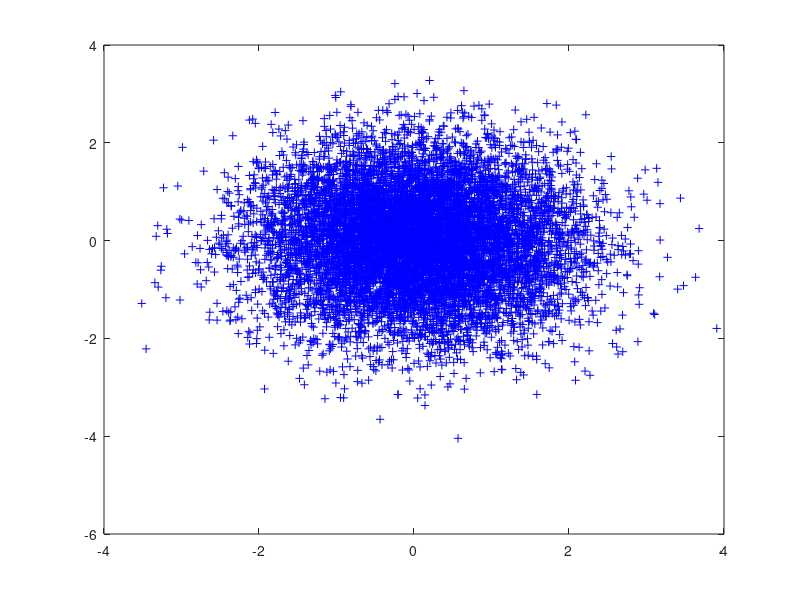

The MATLAB source for this figure:
function [] = test_unifrnd()

%{
hold on;
for i = 1:1000
    r = unifrnd(1,10,1,2);
    plot(r(1),r(2),'b+');
end
%}

M = [0 0];
C = [1 0; 0 1]; 
z = repmat(M,10000,1) + randn(10000,2)*C; % randn returns N by M matrix

plot(z(:,1),z(:,2),'b+');
